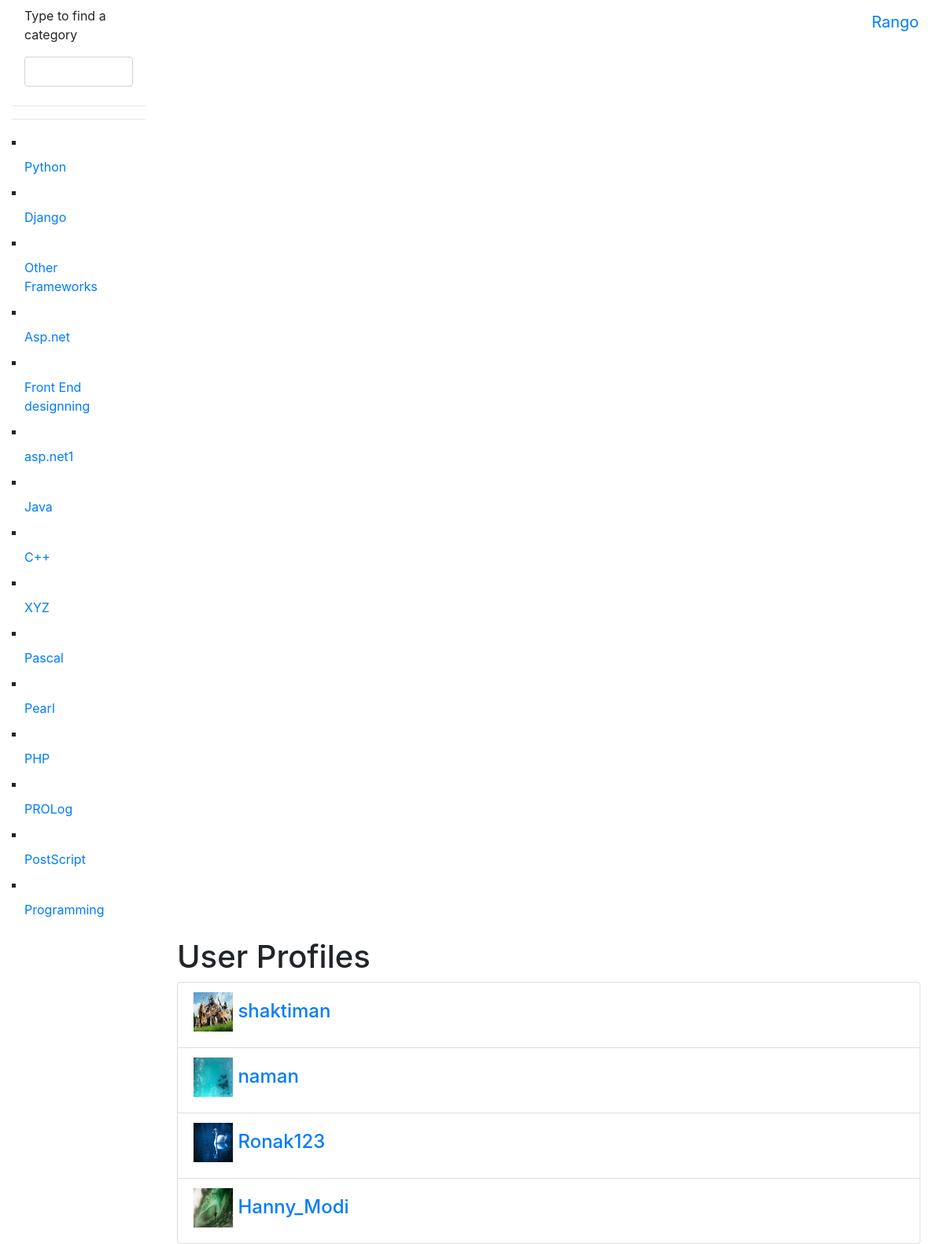
/rango/List_Profile/ (signed in), run on the app's committed database.
### rango/models.py (models this page shows, shortened)
class Category(models.Model):
    name = models.CharField(max_length=128, unique=True)
    like = models.IntegerField(default=0)
    views = models.IntegerField(default=0)
    slug = models.SlugField(unique=True)
    class Meta:
        verbose_name_plural = 'Categories'

class User_Profile(models.Model):
    user=models.OneToOneField(User,on_delete=models.CASCADE,)
    website=models.URLField(blank=True)
    picture=models.ImageField(upload_to='profile_images',blank=True)

### rango/views.py (the view)
@login_required
def list_user(request):
    userlist=User_Profile.objects.all()
    return render(request,'rango_t/list_profile.html',{'userprofile_list':userlist})

### rango/templatetags/rango_template_tags.py (called while the page is built)
@register.inclusion_tag('rango_t/cats.html')
def get_category_list(cat=None):
    return {'cats': Category.objects.all()}

### templates/rango_t/list_profile.html (shortened to what this page needs)
{% extends 'rango_t/base_bootstrap.html' %}
{% load staticfiles %}
{% block body_block %}
<h1>User Profiles</h1>
<div class="panel">
    {% if userprofile_list %}
    <div class='panel-heading' >
        <div class="panel-body">
            <div class='list-group'>
                {% for listuser in userprofile_list %}
                <div class="list-group-item">
                        <h4 class="list-group-item-heading">
                            <img src="{{ MEDIA_URL }}{{ listuser.picture }}" alt="http://lorempixel.com/64/64/people/" height="50" width="50"/>
                                <a href="{% url 'view_profile' listuser.user.username %}">
                                {{ listuser.user.username }}</a> </h4>
                </div>
                {% endfor %}
            </div>
        </div>
    </div>
    {% else %}
        <p> There are no users for this site </p>
    {% endif %}
</div>
{% endblock %}

### templates/rango_t/cats.html (shortened to what this page needs)
{% for c in cats %}
    {% if c == act_cat %}
    <li type="square" class="nav-item"> <strong>
<a href="{% url 'show_category' c.slug %}" class="nav-link">{{ c.name }}</a> </strong><span class="badge badge-pill badge-primary">{{page.views}}</span>
</li> {% else %}
<li type="square" class="nav-item">
<a href="{% url 'show_category' c.slug %}" class="nav-link" >{{ c.name }}</a>
</li> {% endif %}
{% endfor %}

### data on the page
Category: name "Python"
Category: name "Django"
Category: name "Other Frameworks"
Category: name "Asp.net"
Category: name "Front End designning"
Category: name "asp.net1"
Category: name "Java"
Category: name "C++"
Category: name "XYZ"
Category: name "Pascal"
Category: name "Pearl"
Category: name "PHP"
Category: name "PROLog"
Category: name "PostScript"
Category: name "Programming"
User_Profile: picture (picture), user.username "shaktiman"
User_Profile: picture (picture), user.username "naman"
User_Profile: picture (picture), user.username "Ronak123"
User_Profile: picture (picture), user.username "Hanny_Modi"
